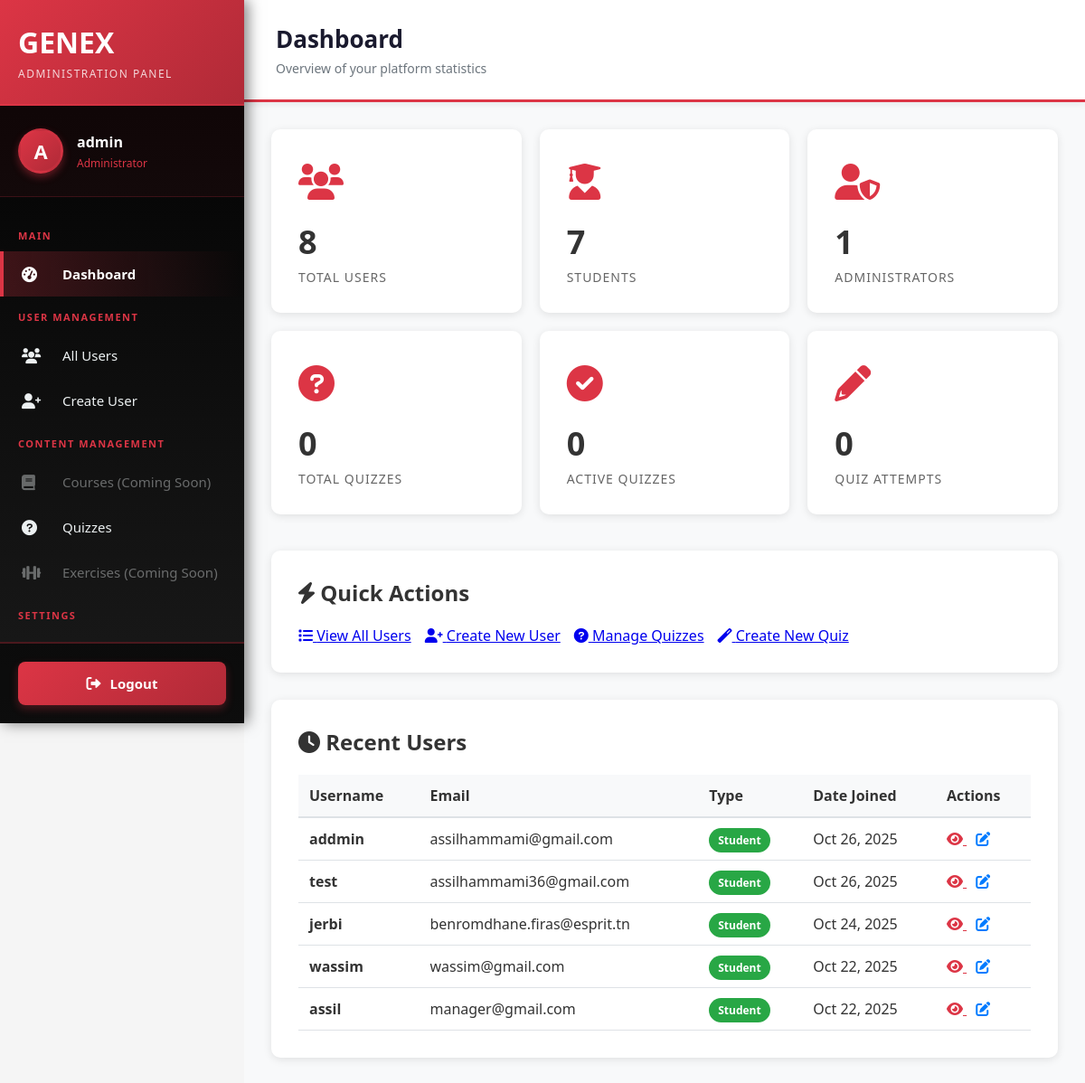
Before: /users/backoffice/ (signed in) with the older database file.
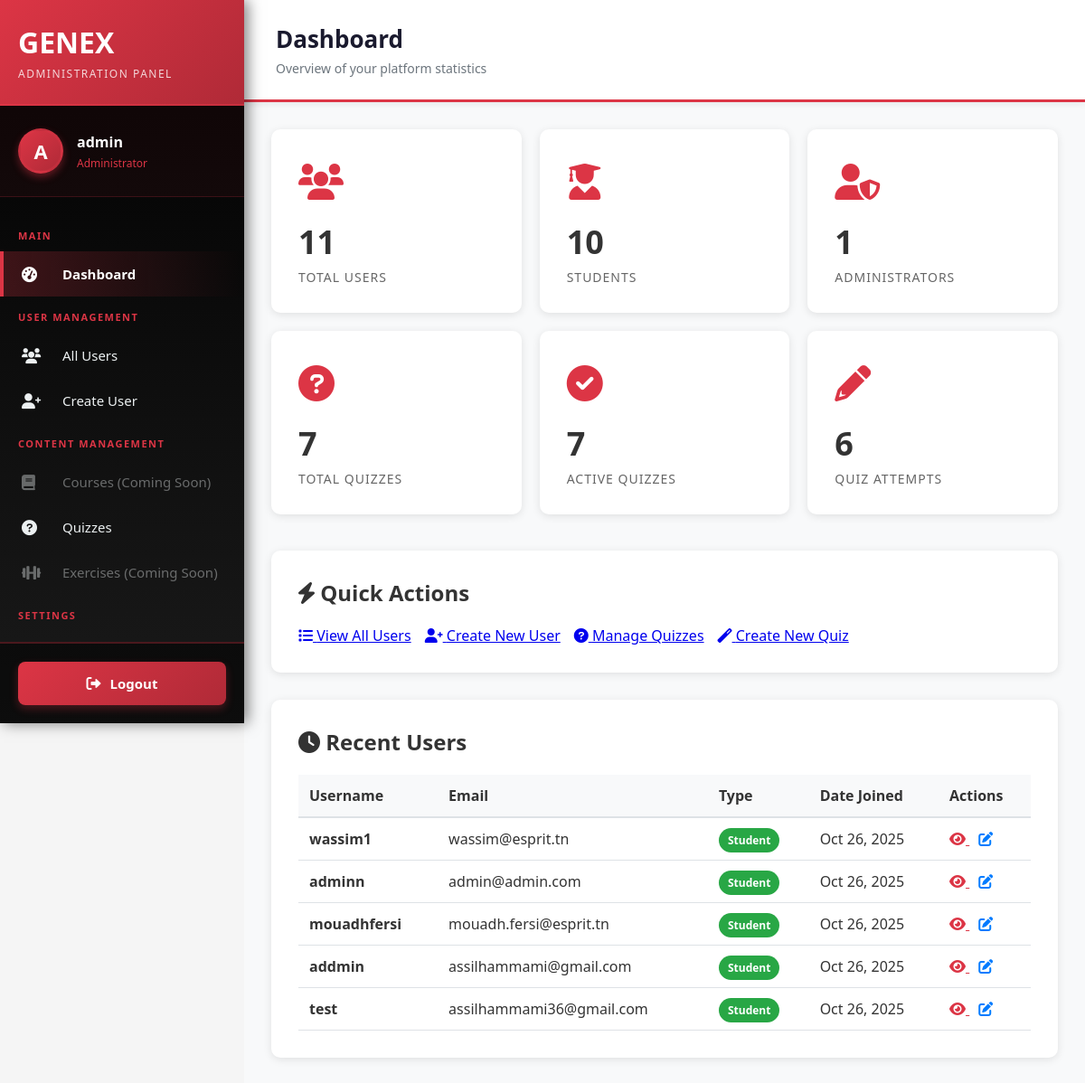
After: the same page with the newer database file.
### users/models.py (models this page shows, shortened)
class User(AbstractUser):
    USER_TYPE_CHOICES = (
        ('admin', 'Admin'),
        ('student', 'Student'),
    )
    LEVEL_CHOICES = (
        ('weak', 'Weak'),
        ('medium', 'Medium'),
        ('advanced', 'Advanced'),
    )
    user_type = models.CharField(max_length=10, choices=USER_TYPE_CHOICES, default='student')
    level = models.CharField(max_length=10, choices=LEVEL_CHOICES, blank=True, null=True)
    student_class = models.CharField(max_length=50, blank=True, null=True)
    current_streak = models.IntegerField(default=0, help_text="Current consecutive days with quiz completion")
    longest_streak = models.IntegerField(default=0, help_text="Longest streak ever achieved")
    last_quiz_date = models.DateTimeField(null=True, blank=True, help_text="Last time user completed a quiz")
    THEME_CHOICES = (
        ('light', 'Light'),
        ('dark', 'Dark'),
        ('auto', 'Auto'),
    )
    theme_preference = models.CharField(max_length=10, choices=THEME_CHOICES, default='auto', help_text="User's theme preference")

### users/views.py (the view)
# urls.py: path('backoffice/', views.backoffice_dashboard, name='backoffice_dashboard'),
@user_passes_test(is_admin, login_url='main:signin')
def backoffice_dashboard(request):
    from quizzes.models import Quiz, QuizAttempt
    total_users = User.objects.count()
    total_students = User.objects.filter(user_type='student').count()
    total_admins = User.objects.filter(user_type='admin').count()
    recent_users = User.objects.order_by('-date_joined')[:5]
    total_quizzes = Quiz.objects.count()
    active_quizzes = Quiz.objects.filter(is_active=True).count()
    total_quiz_attempts = QuizAttempt.objects.count()
    context = {
        'total_users': total_users,
        'total_students': total_students,
        'total_admins': total_admins,
        'recent_users': recent_users,
        'total_quizzes': total_quizzes,
        'active_quizzes': active_quizzes,
        'total_quiz_attempts': total_quiz_attempts,
    }
    return render(request, 'users/backoffice/dashboard.html', context)

### users/views.py (called while the page is built)
def is_admin(user):
    return user.is_authenticated and (user.is_superuser or user.user_type == 'admin')

### templates/users/backoffice/dashboard.html (shortened to what this page needs)
{% extends 'users/backoffice/base.html' %}
{% block nav_dashboard %}active{% endblock %}
{% block page_title %}Dashboard{% endblock %}
{% block page_description %}Overview of your platform statistics{% endblock %}
{% block content %}
<div class="backoffice-container">
    <div class="stats-grid">
        <div class="stat-card">
            <div class="icon"><i class="fas fa-users"></i></div>
            <div class="number">{{ total_users }}</div>
            <div class="label">Total Users</div>
        </div>
        <div class="stat-card">
            <div class="icon"><i class="fas fa-user-graduate"></i></div>
            <div class="number">{{ total_students }}</div>
            <div class="label">Students</div>
        </div>
        <div class="stat-card">
            <div class="icon"><i class="fas fa-user-shield"></i></div>
            <div class="number">{{ total_admins }}</div>
            <div class="label">Administrators</div>
        </div>
        <div class="stat-card">
            <div class="icon"><i class="fas fa-question-circle"></i></div>
            <div class="number">{{ total_quizzes }}</div>
            <div class="label">Total Quizzes</div>
        </div>
        <div class="stat-card">
            <div class="icon"><i class="fas fa-check-circle"></i></div>
            <div class="number">{{ active_quizzes }}</div>
            <div class="label">Active Quizzes</div>
        </div>
        <div class="stat-card">
            <div class="icon"><i class="fas fa-pencil-alt"></i></div>
            <div class="number">{{ total_quiz_attempts }}</div>
            <div class="label">Quiz Attempts</div>
        </div>
    </div>
    <div class="quick-actions">
        <h2><i class="fas fa-bolt"></i> Quick Actions</h2>
        <div class="action-buttons">
            <a href="{% url 'users:backoffice_user_list' %}" class="btn-red">
                <i class="fas fa-list"></i> View All Users
            </a>
            <a href="{% url 'users:backoffice_user_create' %}" class="btn-red">
                <i class="fas fa-user-plus"></i> Create New User
            </a>
            <a href="{% url 'users:backoffice_quiz_list' %}" class="btn-red">
                <i class="fas fa-question-circle"></i> Manage Quizzes
            </a>
            <a href="{% url 'users:backoffice_quiz_create' %}" class="btn-red">
                <i class="fas fa-magic"></i> Create New Quiz
            </a>
        </div>
    </div>
    <div class="recent-users">
        <h2><i class="fas fa-clock"></i> Recent Users</h2>
        <table class="user-table">
            <thead>
                <tr>
                    <th>Username</th>
                    <th>Email</th>
                    <th>Type</th>
                    <th>Date Joined</th>
                    <th>Actions</th>
                </tr>
            </thead>
            <tbody>
                {% for user_obj in recent_users %}
                <tr>
                    <td><strong>{{ user_obj.username }}</strong></td>
                    <td>{{ user_obj.email }}</td>
                    <td>
                        <span class="badge badge-{{ user_obj.user_type }}">
                            {{ user_obj.get_user_type_display }}
                        </span>
                    </td>
                    <td>{{ user_obj.date_joined|date:"M d, Y" }}</td>
                    <td>
                        <a href="{% url 'users:backoffice_user_detail' user_obj.id %}" style="color: #dc3545; margin-right: 10px;">
                            <i class="fas fa-eye"></i>
                        </a>
                        <a href="{% url 'users:backoffice_user_update' user_obj.id %}" style="color: #007bff;">
                            <i class="fas fa-edit"></i>
                        </a>
                    </td>
                </tr>
                {% empty %}
                <tr>
                    <td colspan="5" style="text-align: center; color: #999;">No users found</td>
                </tr>
                {% endfor %}
            </tbody>
        </table>
    </div>
</div>
{% endblock %}

Changed rows visible on the page:
no longer on this page (row unchanged): User: username "jerbi", email "benromdhane.firas@esprit.tn", user_type "Student", date_joined "Oct 24, 2025"
no longer on this page (row unchanged): User: username "wassim", email "wassim@gmail.com", user_type "Student", date_joined "Oct 22, 2025"
no longer on this page (row unchanged): User: username "assil", email "manager@gmail.com", user_type "Student", date_joined "Oct 22, 2025"
added User: username "wassim1", email "wassim@esprit.tn", user_type "Student", date_joined "Oct 26, 2025"
added User: username "adminn", email "admin@admin.com", user_type "Student", date_joined "Oct 26, 2025"
added User: username "mouadhfersi", email "mouadh.fersi@esprit.tn", user_type "Student", date_joined "Oct 26, 2025"
Other visible differences:
{{ total_users }}: "8" → "11"
{{ total_students }}: "7" → "10"
{{ total_quizzes }}: "0" → "7"
{{ active_quizzes }}: "0" → "7"
{{ total_quiz_attempts }}: "0" → "6"
